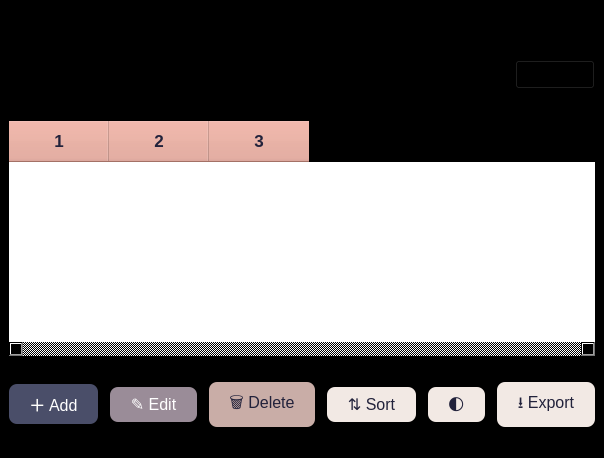
<?xml version="1.0" encoding="UTF-8"?>
<ui version="4.0">
 <class>MainWindow</class>
 <widget class="QMainWindow" name="MainWindow">
  <property name="geometry">
   <rect>
    <x>0</x>
    <y>0</y>
    <width>529</width>
    <height>458</height>
   </rect>
  </property>
  <property name="windowTitle">
   <string>Address Book</string>
  </property>
  <property name="styleSheet">
   <string notr="true">background: #000;</string>
  </property>
  <widget class="QWidget" name="centralwidget">
   <layout class="QVBoxLayout" name="verticalLayout">
    <item>
     <widget class="QLabel" name="titleLabel">
      <property name="sizePolicy">
       <sizepolicy hsizetype="Preferred" vsizetype="Fixed">
        <horstretch>0</horstretch>
        <verstretch>0</verstretch>
       </sizepolicy>
      </property>
      <property name="font">
       <font>
        <family>Segoe UI</family>
        <pointsize>26</pointsize>
        <italic>false</italic>
        <bold>true</bold>
       </font>
      </property>
      <property name="styleSheet">
       <string notr="true">
        font-weight: bold;
        font-size: 26pt;
      </string>
      </property>
      <property name="text">
       <string>Address Book</string>
      </property>
      <property name="alignment">
       <set>Qt::AlignmentFlag::AlignCenter</set>
      </property>
     </widget>
    </item>
    <item>
     <layout class="QHBoxLayout" name="searchLayout">
      <item>
       <widget class="QLineEdit" name="searchLineEdit">
        <property name="sizePolicy">
         <sizepolicy hsizetype="Expanding" vsizetype="Fixed">
          <horstretch>1</horstretch>
          <verstretch>0</verstretch>
         </sizepolicy>
        </property>
        <property name="minimumSize">
         <size>
          <width>0</width>
          <height>40</height>
         </size>
        </property>
        <property name="font">
         <font>
          <pointsize>13</pointsize>
         </font>
        </property>
        <property name="styleSheet">
         <string>
          QLineEdit {
            border-radius: 8px;
            padding: 8px 12px;
            font-size: 13pt;
          }
         </string>
        </property>
        <property name="placeholderText">
         <string>Search by name...</string>
        </property>
       </widget>
      </item>
      <item>
       <widget class="QPushButton" name="searchButton">
        <property name="sizePolicy">
         <sizepolicy hsizetype="Fixed" vsizetype="Fixed">
          <horstretch>0</horstretch>
          <verstretch>0</verstretch>
         </sizepolicy>
        </property>
        <property name="text">
         <string>🔍 Search</string>
        </property>
       </widget>
      </item>
     </layout>
    </item>
    <item>
     <spacer name="spacerBetweenSearchAndTable">
      <property name="orientation">
       <enum>Qt::Orientation::Vertical</enum>
      </property>
      <property name="sizeHint" stdset="0">
       <size>
        <width>20</width>
        <height>20</height>
       </size>
      </property>
     </spacer>
    </item>
    <item>
     <widget class="QTableWidget" name="tableWidget">
      <property name="sizePolicy">
       <sizepolicy hsizetype="Expanding" vsizetype="Expanding">
        <horstretch>1</horstretch>
        <verstretch>1</verstretch>
       </sizepolicy>
      </property>
      <property name="styleSheet">
       <string notr="true">
        QTableWidget {
            background: #fff;
            border: none;
            border-radius: 12px;
            font-size: 13pt;
            gridline-color: #000;
            color: #22223b;
        }

        QHeaderView::section {
            background: #e69e8f;
            color: #22223b;
            font-weight: bold;
            font-size: 13pt;
            border-bottom: 1px solid #b0b0b0;
            border-right: 1px solid #000;
            border-left: 1px solid #000;
            padding: 8px;
        }
        QHeaderView::section:last {
            border-right: 1px solid #000;
        }

        QTableWidget::item {
            padding: 8px;
        }

        QTableWidget::item:selected {
            background: #c9ada7;
            color: #fff;
        }
       </string>
      </property>
      <property name="horizontalScrollBarPolicy">
       <enum>Qt::ScrollBarPolicy::ScrollBarAlwaysOn</enum>
      </property>
      <property name="alternatingRowColors">
       <bool>false</bool>
      </property>
      <property name="horizontalScrollMode">
       <enum>QAbstractItemView::ScrollMode::ScrollPerItem</enum>
      </property>
      <property name="showGrid">
       <bool>true</bool>
      </property>
      <property name="rowCount">
       <number>0</number>
      </property>
      <property name="columnCount">
       <number>3</number>
      </property>
      <attribute name="horizontalHeaderStretchLastSection">
       <bool>false</bool>
      </attribute>
      <attribute name="verticalHeaderVisible">
       <bool>false</bool>
      </attribute>
      <column/>
      <column/>
      <column/>
     </widget>
    </item>
    <item>
     <spacer name="spacerBetweenTableAndTools">
      <property name="orientation">
       <enum>Qt::Orientation::Vertical</enum>
      </property>
      <property name="sizeHint" stdset="0">
       <size>
        <width>20</width>
        <height>20</height>
       </size>
      </property>
     </spacer>
    </item>
    <item>
     <layout class="QHBoxLayout" name="horizontalLayout">
      <property name="spacing">
       <number>12</number>
      </property>
      <item>
       <spacer name="leftSpacer">
        <property name="orientation">
         <enum>Qt::Orientation::Horizontal</enum>
        </property>
        <property name="sizeHint" stdset="0">
         <size>
          <width>80</width>
          <height>20</height>
         </size>
        </property>
       </spacer>
      </item>
      <item>
       <widget class="QPushButton" name="addButton">
        <property name="sizePolicy">
         <sizepolicy hsizetype="Minimum" vsizetype="Fixed">
          <horstretch>0</horstretch>
          <verstretch>0</verstretch>
         </sizepolicy>
        </property>
        <property name="styleSheet">
         <string>
          QPushButton {
              background: #4a4e69;
              color: #fff;
              border-radius: 8px;
              padding: 8px 20px;
              font-size: 12pt;
          }
          QPushButton:hover {
              background: #22223b;
          }
         </string>
        </property>
        <property name="text">
         <string>＋ Add</string>
        </property>
       </widget>
      </item>
      <item>
       <spacer name="spacer1">
        <property name="orientation">
         <enum>Qt::Orientation::Horizontal</enum>
        </property>
        <property name="sizeHint" stdset="0">
         <size>
          <width>12</width>
          <height>20</height>
         </size>
        </property>
       </spacer>
      </item>
      <item>
       <widget class="QPushButton" name="editButton">
        <property name="sizePolicy">
         <sizepolicy hsizetype="Minimum" vsizetype="Fixed">
          <horstretch>0</horstretch>
          <verstretch>0</verstretch>
         </sizepolicy>
        </property>
        <property name="styleSheet">
         <string>
          QPushButton {
              background: #9a8c98;
              color: #fff;
              border-radius: 8px;
              padding: 8px 20px;
              font-size: 12pt;
          }
          QPushButton:hover {
              background: #4a4e69;
          }
         </string>
        </property>
        <property name="text">
         <string>✎ Edit</string>
        </property>
       </widget>
      </item>
      <item>
       <spacer name="spacer2">
        <property name="orientation">
         <enum>Qt::Orientation::Horizontal</enum>
        </property>
        <property name="sizeHint" stdset="0">
         <size>
          <width>12</width>
          <height>20</height>
         </size>
        </property>
       </spacer>
      </item>
      <item>
       <widget class="QPushButton" name="deleteButton">
        <property name="sizePolicy">
         <sizepolicy hsizetype="Minimum" vsizetype="Fixed">
          <horstretch>0</horstretch>
          <verstretch>0</verstretch>
         </sizepolicy>
        </property>
        <property name="styleSheet">
         <string>
          QPushButton {
              background: #c9ada7;
              color: #22223b;
              border-radius: 8px;
              padding: 8px 20px;
              font-size: 12pt;
          }
          QPushButton:hover {
              background: #9a8c98;
              color: #fff;
          }
         </string>
        </property>
        <property name="text">
         <string>🗑 Delete</string>
        </property>
       </widget>
      </item>
      <item>
       <spacer name="spacer3">
        <property name="orientation">
         <enum>Qt::Orientation::Horizontal</enum>
        </property>
        <property name="sizeHint" stdset="0">
         <size>
          <width>12</width>
          <height>20</height>
         </size>
        </property>
       </spacer>
      </item>
      <item>
       <widget class="QPushButton" name="sortButton">
        <property name="sizePolicy">
         <sizepolicy hsizetype="Minimum" vsizetype="Fixed">
          <horstretch>0</horstretch>
          <verstretch>0</verstretch>
         </sizepolicy>
        </property>
        <property name="styleSheet">
         <string>
          QPushButton {
              background: #f2e9e4;
              color: #22223b;
              border-radius: 8px;
              padding: 8px 20px;
              font-size: 12pt;
          }
          QPushButton:hover {
              background: #c9ada7;
          }
         </string>
        </property>
        <property name="text">
         <string>⇅ Sort</string>
        </property>
       </widget>
      </item>
      <item>
       <spacer name="spacer4">
        <property name="orientation">
         <enum>Qt::Orientation::Horizontal</enum>
        </property>
        <property name="sizeHint" stdset="0">
         <size>
          <width>12</width>
          <height>20</height>
         </size>
        </property>
       </spacer>
      </item>
      <item>
       <widget class="QPushButton" name="themeButton">
        <property name="sizePolicy">
         <sizepolicy hsizetype="Minimum" vsizetype="Fixed">
          <horstretch>0</horstretch>
          <verstretch>0</verstretch>
         </sizepolicy>
        </property>
        <property name="styleSheet">
         <string>
          QPushButton {
              background: #f2e9e4;
              color: #22223b;
              border-radius: 8px;
              padding: 8px 20px;
              font-size: 12pt;
          }
          QPushButton:hover {
              background: #c9ada7;
          }
         </string>
        </property>
        <property name="text">
         <string>🌓</string>
        </property>
       </widget>
      </item>
      <item>
       <spacer name="spacer5">
        <property name="orientation">
         <enum>Qt::Orientation::Horizontal</enum>
        </property>
        <property name="sizeHint" stdset="0">
         <size>
          <width>12</width>
          <height>20</height>
         </size>
        </property>
       </spacer>
      </item>
      <item>
       <widget class="QPushButton" name="exportButton">
        <property name="sizePolicy">
         <sizepolicy hsizetype="Minimum" vsizetype="Fixed">
          <horstretch>0</horstretch>
          <verstretch>0</verstretch>
         </sizepolicy>
        </property>
        <property name="styleSheet">
         <string>
          QPushButton {
              background: #f2e9e4;
              color: #22223b;
              border-radius: 8px;
              padding: 8px 20px;
              font-size: 12pt;
          }
          QPushButton:hover {
              background: #c9ada7;
          }
         </string>
        </property>
        <property name="text">
         <string>⭳ Export</string>
        </property>
       </widget>
      </item>
      <item>
       <spacer name="rightSpacer">
        <property name="orientation">
         <enum>Qt::Orientation::Horizontal</enum>
        </property>
        <property name="sizeHint" stdset="0">
         <size>
          <width>80</width>
          <height>20</height>
         </size>
        </property>
       </spacer>
      </item>
     </layout>
    </item>
   </layout>
  </widget>
  <widget class="QMenuBar" name="menubar">
   <property name="geometry">
    <rect>
     <x>0</x>
     <y>0</y>
     <width>529</width>
     <height>25</height>
    </rect>
   </property>
  </widget>
  <widget class="QStatusBar" name="statusbar"/>
 </widget>
 <resources/>
 <connections/>
</ui>
